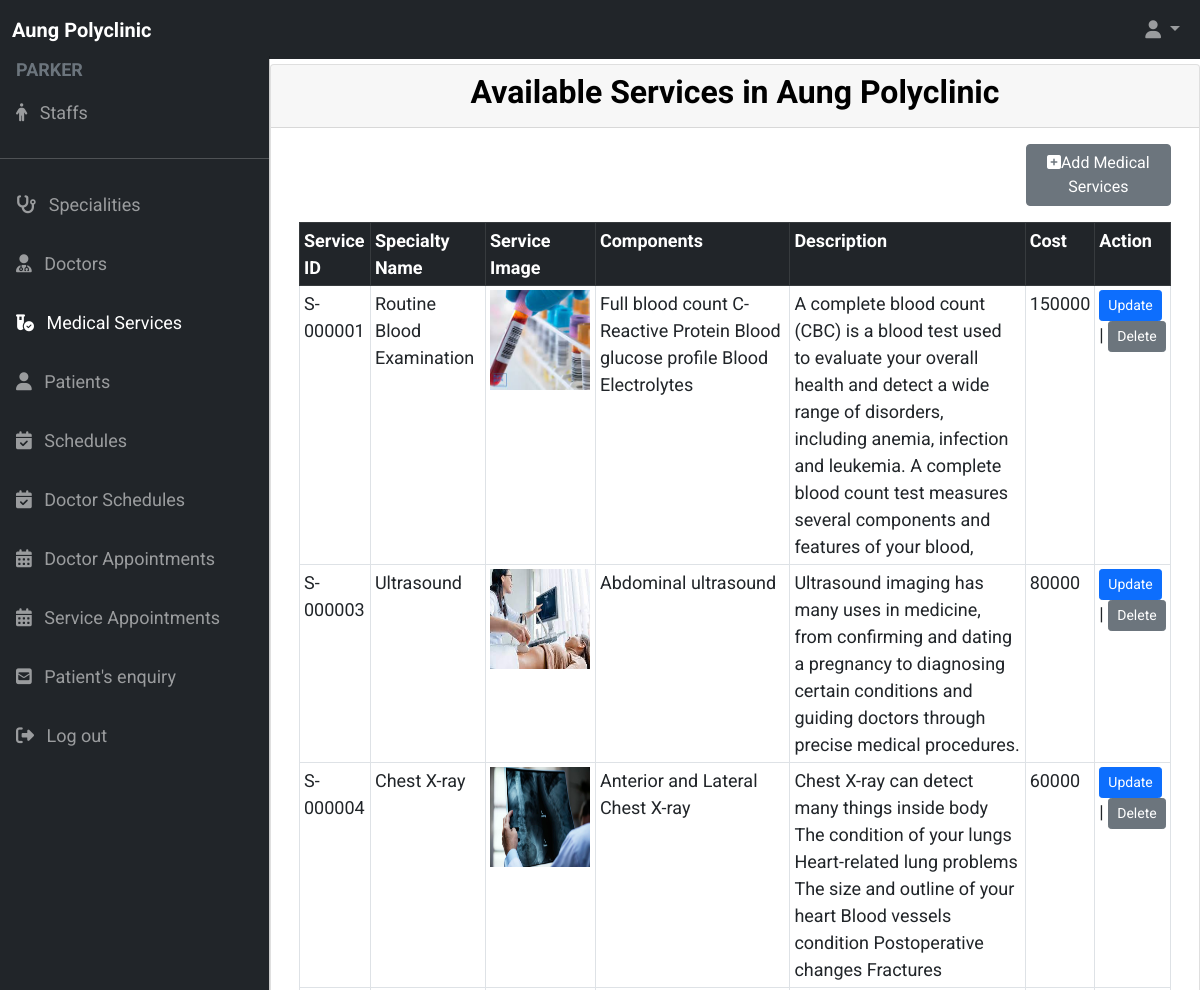
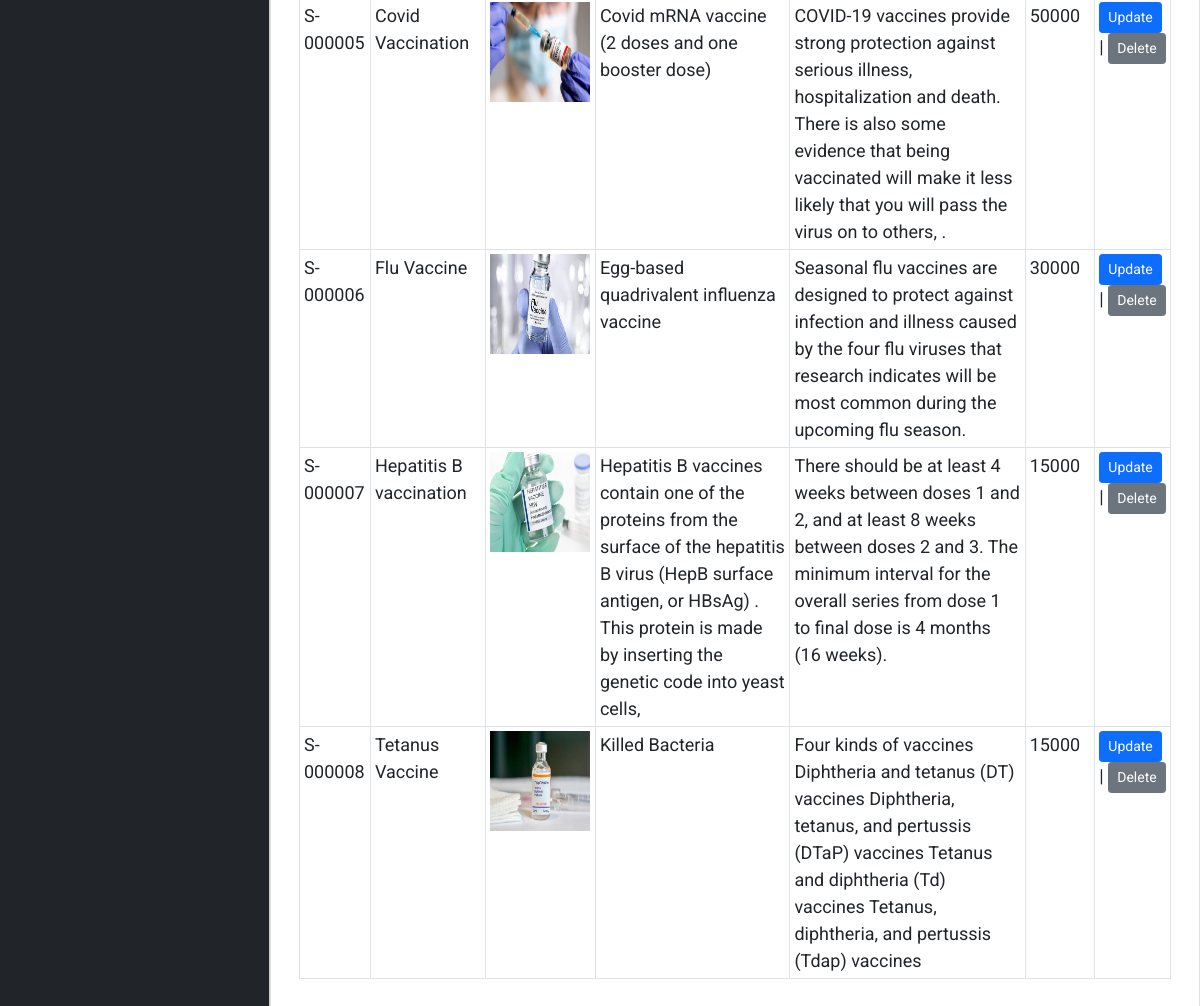
The page /Admin/MedicalServicesList.php (signed in) on the database its author committed (2 pictures, top to bottom).
### tables this page shows
CREATE TABLE `MedicalServices` (
  `ServiceID` varchar(10) NOT NULL,
  `ServiceName` varchar(50) NOT NULL,
  `ServiceImage` varchar(100) NOT NULL,
  `Components` varchar(200) NOT NULL,
  `Description` varchar(250) NOT NULL,
  `Cost` int(11) NOT NULL
);

### Admin/MedicalServicesList.php (the view, shortened to what this page needs)
<?php
include ('Dashboard.php');
include('Connect.php');
?>
<!DOCTYPE html>
<html lang="en">
<head>
    <link rel="stylesheet" href="DB.css">
</head>
<body>
<main>
        <div class="card">
            <div class="card-header">
                <div class="card-titile">
                    <h2 class="fw-bold text-center">Available Services in Aung Polyclinic</h2>
                </div>
            </div>
            <diiv class="card-body">
            <div class="container-fluid">
            <div>
            <a href="MedicalServicesReg.php" id='AD'>
            <button class="btn btn-secondary offset-10">
            <i class='fa-solid fa-square-plus'></i>Add Medical Services</button></a>
        </div>
        <?php
                $query= "SELECT * FROM MedicalServices";
                $ret=mysqli_query($connect,$query);
                $count=mysqli_num_rows($ret);
                if($count <1)
                {
                    echo "<script>window.alert('No Result found!')</script>";
                }
                else
                {
                ?>
                 <div class="table-responsive">
                <table class="table table-sm  table-bordered justify-content-center mt-3">
                    <tr class="table-dark">
                        <th>Service ID</th>
                        <th>Specialty Name</th>
                        <th>Service Image</th>
                        <th>Components</th>
                        <th>Description</th>
                        <th>Cost</th>
                        <th>Action</th>
                    </tr>
                    <?php
                    for ($i=0; $i < $count; $i++)
                    {
                        $row = mysqli_fetch_array($ret);
                        $serviceID = $row['ServiceID'];
                        echo "<tr>";
                        echo "<td>" . $serviceID . "</td>";
                        echo "<td>" . $row['ServiceName'] . "</td>";
                        echo "<td><img src='".$row['ServiceImage']."' width='100px' height='100px'/> </td>";
                        echo "<td>" . $row['Components'] . "</td>";
                        echo "<td>" . $row['Description'] . "</td>";
                        echo "<td>" . $row['Cost']. "</td>";
                        echo "<td>
                            <a class='btn btn-primary btn-sm' href='Service_Update.php?ServiceID=$serviceID'>Update</a> |
                            <a class='btn btn-secondary btn-sm' href='Service_Delete.php?ServiceID=$serviceID'>Delete</a>
                            </td>";
                        echo "</tr>";
                    }
                    ?>
                </table>
                 </div>
                <?php
                }
                ?>
    </div>
            </diiv>
        </div>
    </main>
</body>
</html>

### Admin/DB.css (style rules this page uses)
body { font-size: 18px; color: black; list-style: 26px;font-family: 'Roboto', sans-serif; }
:root { --offcanvas-width :270px; --topNavbarheight:56px; }
@media (min-width:992px) { body { overflow: auto !important; } }
@media (min-width:992px) { main { margin-left: var(--offcanvas-width); } }

### rows shown on the page
medicalservices: ServiceID "S-000001", ServiceName "Routine Blood Examination", ServiceImage (picture), Components "Full blood count C-Reactive Protein Blood glucose profile Blood Electrolytes", Description "A complete blood count (CBC) is a blood test used to evaluate your overall health and detect a wide range of disorders, including anemia, infection and leukemia. A complete blood count test measures several components and features of your blood,", Cost "150000"
medicalservices: ServiceID "S-000003", ServiceName "Ultrasound", ServiceImage (picture), Components "Abdominal ultrasound", Description "Ultrasound imaging has many uses in medicine, from confirming and dating a pregnancy to diagnosing certain conditions and guiding doctors through precise medical procedures.", Cost "80000"
medicalservices: ServiceID "S-000004", ServiceName "Chest X-ray", ServiceImage (picture), Components "Anterior and Lateral Chest X-ray", Description "Chest X-ray can detect many things inside body The condition of your lungs Heart-related lung problems The size and outline of your heart Blood vessels condition Postoperative changes Fractures", Cost "60000"
medicalservices: ServiceID "S-000005", ServiceName "Covid Vaccination", ServiceImage (picture), Components "Covid mRNA vaccine (2 doses and one booster dose)", Description "COVID-19 vaccines provide strong protection against serious illness, hospitalization and death. There is also some evidence that being vaccinated will make it less likely that you will pass the virus on to others, .", Cost "50000"
medicalservices: ServiceID "S-000006", ServiceName "Flu Vaccine", ServiceImage (picture), Components "Egg-based quadrivalent influenza vaccine", Description "Seasonal flu vaccines are designed to protect against infection and illness caused by the four flu viruses that research indicates will be most common during the upcoming flu season.", Cost "30000"
medicalservices: ServiceID "S-000007", ServiceName "Hepatitis B vaccination", ServiceImage (picture), Components "Hepatitis B vaccines contain one of the proteins from the surface of the hepatitis B virus (HepB surface antigen, or HBsAg) . This protein is made by inserting the genetic code into yeast cells,", Description "There should be at least 4 weeks between doses 1 and 2, and at least 8 weeks between doses 2 and 3. The minimum interval for the overall series from dose 1 to final dose is 4 months (16 weeks).", Cost "15000"
medicalservices: ServiceID "S-000008", ServiceName "Tetanus Vaccine", ServiceImage (picture), Components "Killed Bacteria", Description "Four kinds of vaccines Diphtheria and tetanus (DT) vaccines Diphtheria, tetanus, and pertussis (DTaP) vaccines Tetanus and diphtheria (Td) vaccines Tetanus, diphtheria, and pertussis (Tdap) vaccines", Cost "15000"

### other values the page prints
$_SESSION['staffName'] "PARKER"
